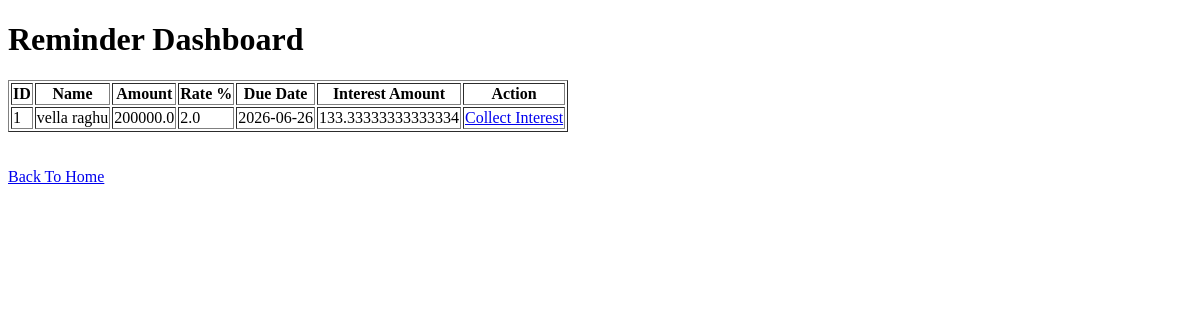
/reminders, run on an earlier commit of the app's database.
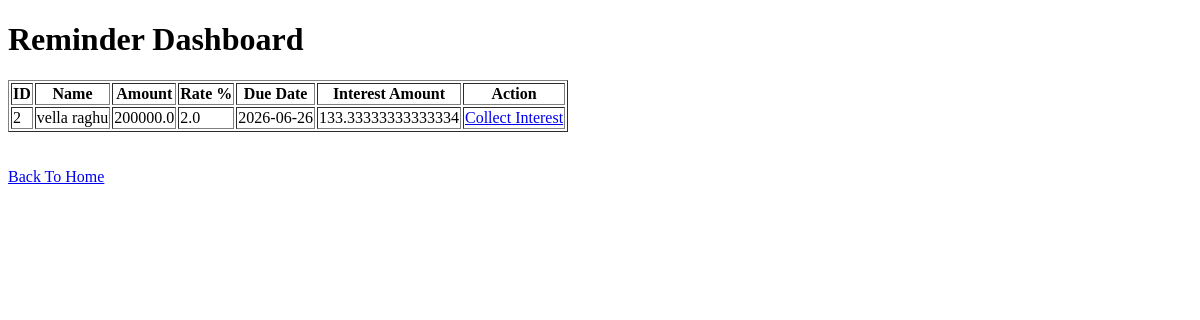
And on a later commit of the database.
### tables this page shows
CREATE TABLE customers (
    id INTEGER PRIMARY KEY AUTOINCREMENT,
    name TEXT,
    mobile TEXT,
    address TEXT,
    principal_amount REAL,
    interest_rate REAL,
    loan_date TEXT,
    duration_type TEXT,
    due_date TEXT,
    principal_paid INTEGER DEFAULT 0,
    status TEXT DEFAULT 'ACTIVE'
);

### app.py (the view)
@app.route('/reminders')
def reminders():
    today = datetime.today().strftime("%Y-%m-%d")
    cursor.execute("""
        SELECT
            id,
            name,
            principal_amount,
            interest_rate,
            due_date,
            duration_type
        FROM customers
        WHERE status='ACTIVE'
        AND due_date <= ?
    """, (today,))
    rows = cursor.fetchall()
    customers = []
    for c in rows:
        customer_id = c[0]
        name = c[1]
        principal = float(c[2])
        rate = float(c[3])
        due_date = c[4]
        duration = c[5]
        if duration == "DAILY":
            interest = (principal * rate) / (100 * 30)
        elif duration == "MONTHLY":
            interest = (principal * rate) / 100
        elif duration == "YEARLY":
            interest = (principal * rate * 12) / 100
        else:
            interest = 0
        customers.append(
            (
                customer_id,
                name,
                principal,
                rate,
                due_date,
                interest
            )
        )
    return render_template(
        'reminders.html',
        customers=customers
    )

### templates/reminders.html (shortened to what this page needs)
<!DOCTYPE html>
<html>
<head>
</head>
<body>
<h1>Reminder Dashboard</h1>
<table border="1">
<tr>
    <th>ID</th>
    <th>Name</th>
    <th>Amount</th>
    <th>Rate %</th>
    <th>Due Date</th>
    <th>Interest Amount</th>
    <th>Action</th>
</tr>
{% for customer in customers %}
<tr>
    <td>{{ customer[0] }}</td>
    <td>{{ customer[1] }}</td>
    <td>{{ customer[2] }}</td>
    <td>{{ customer[3] }}</td>
    <td>{{ customer[4] }}</td>
    <td>{{ customer[5] }}</td>
    <td>
        <a href="/collect_interest/{{ customer[0] }}">
            Collect Interest
        </a>
    </td>
</tr>
{% endfor %}
</table>
<br><br>
<a href="/">Back To Home</a>
</body>
</html>

What changed in the data, as far as the page shows it:
no longer on this page (row edited): customers: id "1", name "vella raghu", principal_amount "200000.0", interest_rate "2.0", due_date "2026-06-26", customer "133.33333333333334"
added customers: id "2", name "vella raghu", principal_amount "200000.0", interest_rate "2.0", due_date "2026-06-26", customer "133.33333333333334"
